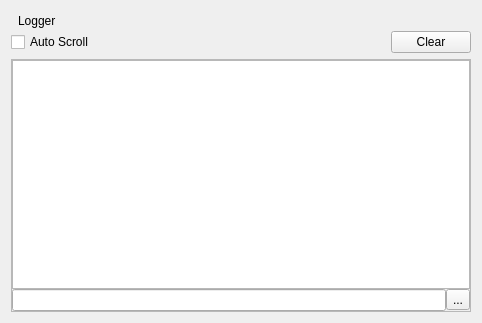
<?xml version="1.0" encoding="UTF-8"?>
<ui version="4.0">
 <class>logger_widget_form</class>
 <widget class="QWidget" name="logger_widget_form">
  <property name="geometry">
   <rect>
    <x>0</x>
    <y>0</y>
    <width>482</width>
    <height>323</height>
   </rect>
  </property>
  <property name="windowTitle">
   <string>Form</string>
  </property>
  <layout class="QVBoxLayout" name="verticalLayout_5">
   <item>
    <layout class="QVBoxLayout" name="verticalLayout">
     <property name="spacing">
      <number>0</number>
     </property>
     <item>
      <layout class="QHBoxLayout" name="horizontalLayout">
       <item>
        <widget class="QLabel" name="label">
         <property name="maximumSize">
          <size>
           <width>24</width>
           <height>24</height>
          </size>
         </property>
         <property name="text">
          <string/>
         </property>
         <property name="pixmap">
          <pixmap resource="../../lib/assets/res.qrc">:/images/logger_icon.png</pixmap>
         </property>
         <property name="scaledContents">
          <bool>true</bool>
         </property>
        </widget>
       </item>
       <item>
        <widget class="QLabel" name="tread_ctl_lbl">
         <property name="text">
          <string>Logger</string>
         </property>
        </widget>
       </item>
       <item>
        <spacer name="horizontalSpacer">
         <property name="orientation">
          <enum>Qt::Horizontal</enum>
         </property>
         <property name="sizeHint" stdset="0">
          <size>
           <width>40</width>
           <height>20</height>
          </size>
         </property>
        </spacer>
       </item>
       <item>
        <spacer name="horizontalSpacer_2">
         <property name="orientation">
          <enum>Qt::Horizontal</enum>
         </property>
         <property name="sizeHint" stdset="0">
          <size>
           <width>40</width>
           <height>20</height>
          </size>
         </property>
        </spacer>
       </item>
      </layout>
     </item>
     <item>
      <layout class="QHBoxLayout" name="horizontalLayout_3">
       <item>
        <widget class="QCheckBox" name="checkBox">
         <property name="text">
          <string>Auto Scroll</string>
         </property>
        </widget>
       </item>
       <item>
        <spacer name="horizontalSpacer_3">
         <property name="orientation">
          <enum>Qt::Horizontal</enum>
         </property>
         <property name="sizeHint" stdset="0">
          <size>
           <width>40</width>
           <height>20</height>
          </size>
         </property>
        </spacer>
       </item>
       <item>
        <widget class="QPushButton" name="pushButton">
         <property name="text">
          <string>Clear</string>
         </property>
        </widget>
       </item>
      </layout>
     </item>
    </layout>
   </item>
   <item>
    <widget class="QWidget" name="logger_content" native="true">
     <layout class="QVBoxLayout" name="verticalLayout_2">
      <property name="spacing">
       <number>0</number>
      </property>
      <property name="leftMargin">
       <number>0</number>
      </property>
      <property name="topMargin">
       <number>0</number>
      </property>
      <property name="rightMargin">
       <number>0</number>
      </property>
      <property name="bottomMargin">
       <number>0</number>
      </property>
      <item>
       <widget class="QScrollArea" name="scrollArea">
        <property name="widgetResizable">
         <bool>true</bool>
        </property>
        <widget class="QWidget" name="scrollAreaWidgetContents_2">
         <property name="geometry">
          <rect>
           <x>0</x>
           <y>0</y>
           <width>458</width>
           <height>234</height>
          </rect>
         </property>
         <layout class="QVBoxLayout" name="verticalLayout_4">
          <property name="spacing">
           <number>0</number>
          </property>
          <property name="leftMargin">
           <number>0</number>
          </property>
          <property name="topMargin">
           <number>0</number>
          </property>
          <property name="rightMargin">
           <number>0</number>
          </property>
          <property name="bottomMargin">
           <number>0</number>
          </property>
          <item>
           <layout class="QVBoxLayout" name="verticalLayout_3">
            <property name="spacing">
             <number>0</number>
            </property>
            <item>
             <widget class="QPlainTextEdit" name="plainTextEdit"/>
            </item>
            <item>
             <layout class="QHBoxLayout" name="horizontalLayout_2">
              <property name="spacing">
               <number>0</number>
              </property>
              <item>
               <widget class="QLineEdit" name="logger_msg_edit">
                <property name="text">
                 <string/>
                </property>
               </widget>
              </item>
              <item>
               <widget class="QToolButton" name="send_btn">
                <property name="text">
                 <string>...</string>
                </property>
                <property name="icon">
                 <iconset resource="../../lib/assets/res.qrc">
                  <normaloff>:/images/Send Button.png</normaloff>:/images/Send Button.png</iconset>
                </property>
               </widget>
              </item>
             </layout>
            </item>
           </layout>
          </item>
         </layout>
        </widget>
       </widget>
      </item>
     </layout>
    </widget>
   </item>
  </layout>
 </widget>
 <resources>
  <include location="../../lib/assets/res.qrc"/>
 </resources>
 <connections/>
</ui>
